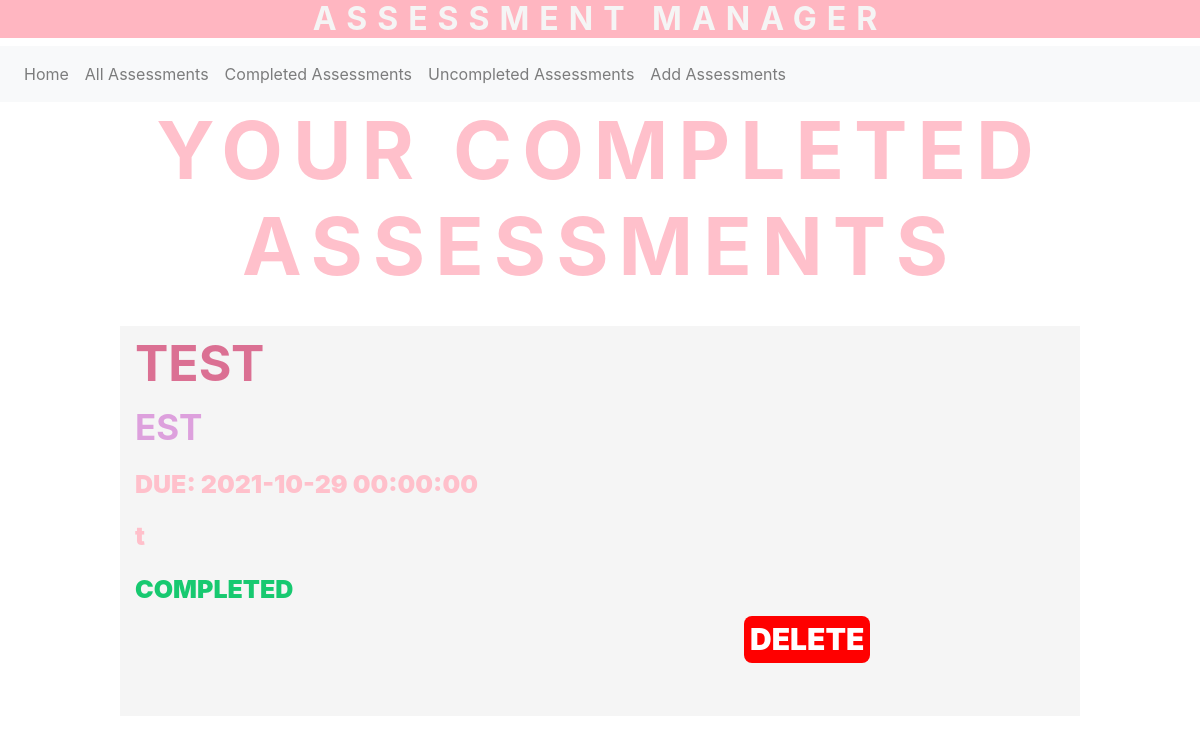
The page /completed on the database as committed earlier.
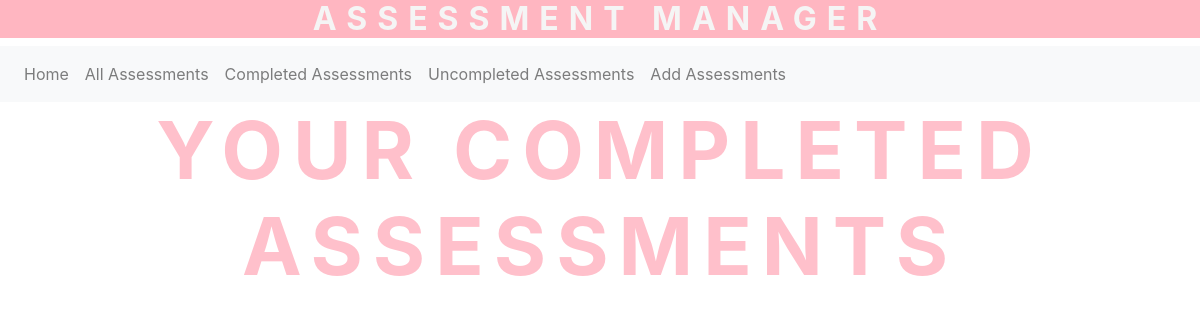
The same page on the database as committed later.
### app/models.py (models this page shows)
class Assessment(db.Model):
    name = db.Column(db.String(20), primary_key = True)
    module = db.Column(db.String(20), index = True)
    date = db.Column(db.DateTime)
    description = db.Column(db.String(500), index = True)
    completed = db.Column(db.Boolean)

### app/views.py (the view, shortened to what this page needs)
@app.route('/completed')
def completed():
    database = models.Assessment.query.filter_by(completed = True).all()
    testname = request.form.get('assessmentName')
    delete = request.form.get('delete')
    complete = request.form.get('complete')
    return render_template("banner_templates/completed.html", database = database)

### app/templates/banner_templates/completed.html (shortened to what this page needs)
<!DOCTYPE html>
<html>
  <head>
    <link rel="stylesheet" href="https://stackpath.bootstrapcdn.com/bootstrap/4.2.1/css/bootstrap.min.css">
  </head>
  <div>
      <h2>ASSESSMENT MANAGER</h2>
    </div>
  <body>
   <nav class="navbar navbar-expand-sm navbar-light bg-light">
      <div class="collapse navbar-collapse" id="navbarSupportedContent">
        <ul class="navbar-nav mr-auto">
          <li class="nav-item"><a class="nav-link" href="/">Home <span class="sr-only">(current)</span></a></li>
          <li class="nav-item"><a class="nav-link" href="/all">All Assessments</a></li>
          <li class="nav-item"><a class="nav-link" href="/completed">Completed Assessments</a></li>
          <li class="nav-item"><a class="nav-link" href="/uncompleted">Uncompleted Assessments</a></li>
          <li class="nav-item"><a class="nav-link" href="/add">Add Assessments</a></li>
        </ul>
      </div>
    </nav>
    <div id=cent>
      <h3>
        YOUR COMPLETED ASSESSMENTS
      </h3>
    </div>
    <br style = "margin: 20px;">
    <div>
        {% for p in database %}
          <div  class= "box">
            <h7>{{ p.name }}</h7> <br style = "margin: 0px;">
            <h7 style = "color: plum; font-size: 35px;">{{ p.module }}</h8> <br style = "margin: 0px;">
            <h8>Due: {{ p.date }}</h8> <br style = "margin: 0px;">
            <h8 style="text-transform:none;">{{ p.description }}</h8> <br style = "margin: 0px;">
            {% if p.completed == True %}
            <h8 style="color:rgb(23, 201, 112); text-transform:uppercase;">Completed</h8>
            {% else %}
            <h8 style="color:firebrick; text-transform: uppercase;">Not completed</h8>
            {% endif %}
            <br style = "margin: 0px;">
              <div style = "margin-left: 65%; margin-right: 5%">
                  <form action ="{{ url_for('all') }}" method="post">
                      <input type = "submit" style="background-color: red;" class = "button" name = "delete" value = "DELETE">
                  </form>
              </div>
            <br style = "margin: 20px;">
          </div>
        {% endfor %}
    </div>
  </body>
</html>

Rows that differ between the two databases and show on the page:
removed Assessment: name "TEST", module "EST", date "2021-10-29 00:00:00", description "t", completed "COMPLETED"
